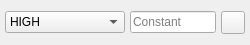
<?xml version="1.0" encoding="UTF-8"?>
<ui version="4.0">
 <class>glitch_object_constant_arduino</class>
 <widget class="QWidget" name="glitch_object_constant_arduino">
  <property name="geometry">
   <rect>
    <x>0</x>
    <y>0</y>
    <width>250</width>
    <height>45</height>
   </rect>
  </property>
  <property name="windowTitle">
   <string>Form</string>
  </property>
  <layout class="QHBoxLayout" name="horizontalLayout">
   <property name="spacing">
    <number>5</number>
   </property>
   <property name="leftMargin">
    <number>5</number>
   </property>
   <property name="topMargin">
    <number>0</number>
   </property>
   <property name="rightMargin">
    <number>5</number>
   </property>
   <property name="bottomMargin">
    <number>0</number>
   </property>
   <item>
    <widget class="QComboBox" name="constant">
     <property name="styleSheet">
      <string notr="true">QComboBox { combobox-popup: 0; }</string>
     </property>
     <property name="sizeAdjustPolicy">
      <enum>QComboBox::AdjustToContents</enum>
     </property>
     <item>
      <property name="text">
       <string notr="true">HIGH</string>
      </property>
     </item>
     <item>
      <property name="text">
       <string notr="true">INPUT</string>
      </property>
     </item>
     <item>
      <property name="text">
       <string notr="true">INPUT_PULLUP</string>
      </property>
     </item>
     <item>
      <property name="text">
       <string notr="true">LED_BUILTIN</string>
      </property>
     </item>
     <item>
      <property name="text">
       <string notr="true">LOW</string>
      </property>
     </item>
     <item>
      <property name="text">
       <string notr="true">OUTPUT</string>
      </property>
     </item>
     <item>
      <property name="text">
       <string notr="true">Other</string>
      </property>
     </item>
     <item>
      <property name="text">
       <string notr="true">false</string>
      </property>
     </item>
     <item>
      <property name="text">
       <string notr="true">true</string>
      </property>
     </item>
    </widget>
   </item>
   <item>
    <widget class="QLineEdit" name="other">
     <property name="toolTip">
      <string>Constant</string>
     </property>
     <property name="text">
      <string notr="true"/>
     </property>
     <property name="placeholderText">
      <string>Constant</string>
     </property>
    </widget>
   </item>
   <item>
    <widget class="QToolButton" name="context_menu">
     <property name="text">
      <string/>
     </property>
     <property name="icon">
      <iconset resource="../../Icons/icons.qrc">
       <normaloff>:/context-menu.png</normaloff>:/context-menu.png</iconset>
     </property>
    </widget>
   </item>
  </layout>
 </widget>
 <tabstops>
  <tabstop>constant</tabstop>
  <tabstop>other</tabstop>
  <tabstop>context_menu</tabstop>
 </tabstops>
 <resources>
  <include location="../../Icons/icons.qrc"/>
 </resources>
 <connections/>
</ui>
